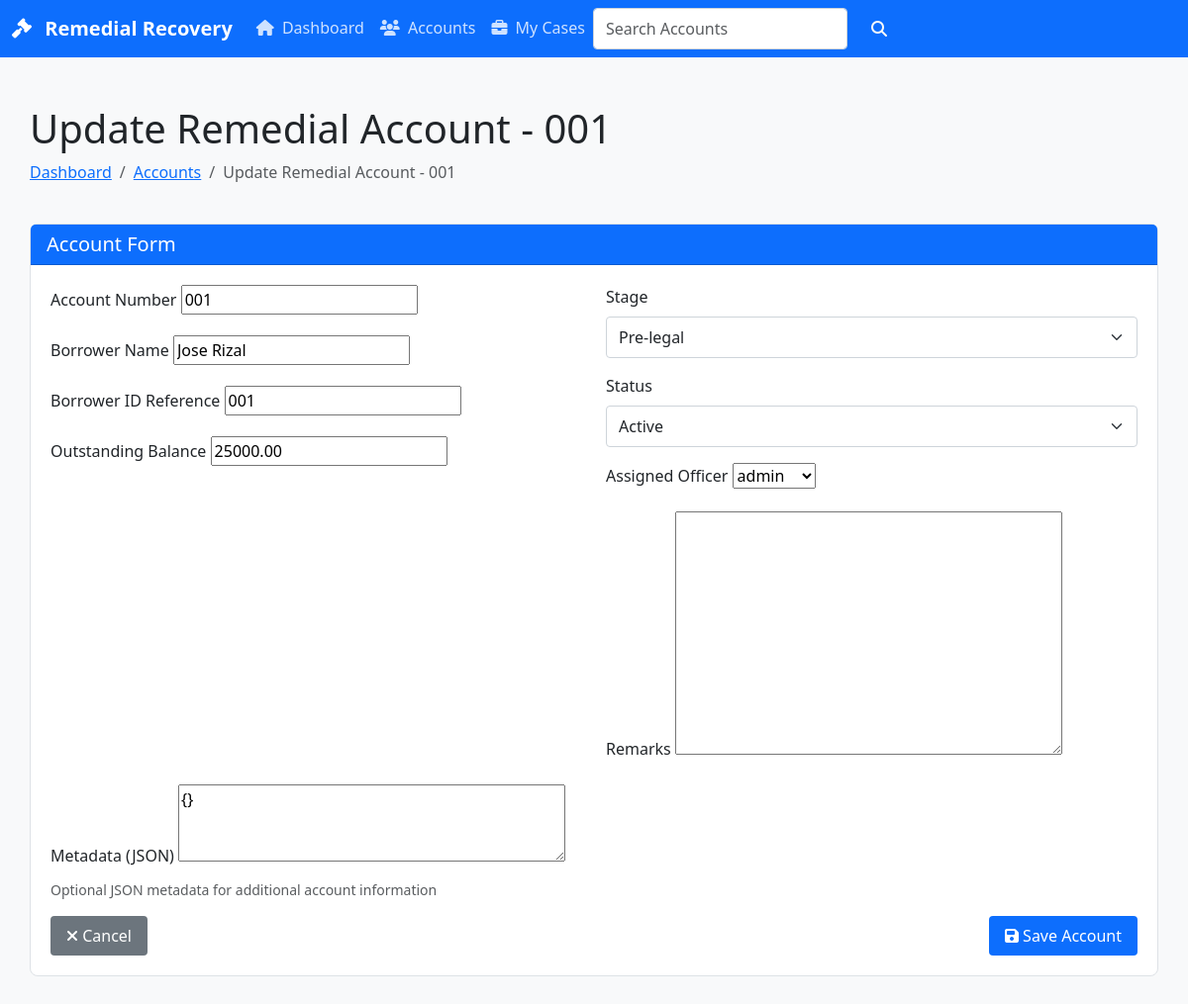
/remedial/accounts/a7403330-642c-4b9f-b8b4-d79a9cedd6c4/edit/, run on the app's committed database.
### apps/remedial/models.py (models this page shows, shortened)
class RemedialAccount(TenantAwareModel, TimeStampedModel):
    id = models.UUIDField(primary_key=True, default=uuid.uuid4, editable=False)
    loan_account_no = models.CharField(max_length=64, unique=True)
    borrower_name = models.CharField(max_length=255)
    borrower_id_ref = models.CharField(max_length=64, blank=True)
    outstanding_balance_ref = models.DecimalField(max_digits=14, decimal_places=2, null=True, blank=True)
    stage = models.CharField(max_length=20, choices=RemedialStage.choices, default=RemedialStage.PRE_LEGAL)
    status = models.CharField(max_length=20, choices=RemedialStatus.choices, default=RemedialStatus.ACTIVE)
    assigned_officer = models.ForeignKey(
        settings.AUTH_USER_MODEL,
        on_delete=models.PROTECT,
        null=True,
        blank=True,
        related_name="assigned_remedial_accounts",
    )
    closed_at = models.DateTimeField(null=True, blank=True)
    remarks = models.TextField(blank=True)
    metadata = models.JSONField(default=dict, blank=True)
    class Meta:
        indexes = [
            models.Index(fields=["stage", "status"]),
            models.Index(fields=["assigned_officer", "stage"]),
        ]

### apps/remedial/views.py (the view)
# urls.py: path("accounts/<uuid:pk>/edit/", views.AccountUpdateView.as_view(), name="account-update"),
class AccountUpdateView(UpdateView):
    model = models.RemedialAccount
    form_class = RemedialAccountForm
    template_name = 'remedial/account_form.html'
    success_url = reverse_lazy('remedial:remedialaccount-list')
    def get_queryset(self):
        return models.RemedialAccount.objects.filter(tenant=self.request.tenant)
    def get_context_data(self, **kwargs):
        context = super().get_context_data(**kwargs)
        context['title'] = f'Update Remedial Account - {self.object.loan_account_no}'
        context['active_page'] = 'accounts'
        return context

### templates/remedial/account_form.html (shortened to what this page needs)
{% extends "base.html" %}
{% block content %}
<div class="container py-4">
    <div class="row mb-4">
        <div class="col">
            <h1>{{ title }}</h1>
            <nav aria-label="breadcrumb">
                <ol class="breadcrumb">
                    <li class="breadcrumb-item"><a href="{% url 'remedial:dashboard' %}">Dashboard</a></li>
                    <li class="breadcrumb-item"><a href="{% url 'remedial:remedialaccount-list' %}">Accounts</a></li>
                    <li class="breadcrumb-item active" aria-current="page">{{ title }}</li>
                </ol>
            </nav>
        </div>
    </div>
    <div class="card">
        <div class="card-header bg-primary text-white">
            <h5 class="mb-0">Account Form</h5>
        </div>
        <div class="card-body">
            <form method="post" enctype="multipart/form-data">
                <div class="row">
                    <div class="col-md-6">
                        <div class="mb-3">
                            <label for="{{ form.loan_account_no.id_for_label }}" class="form-label">Account Number</label>
                            {{ form.loan_account_no }}
                        </div>
                        <div class="mb-3">
                            <label for="{{ form.borrower_name.id_for_label }}" class="form-label">Borrower Name</label>
                            {{ form.borrower_name }}
                        </div>
                        <div class="mb-3">
                            <label for="{{ form.borrower_id_ref.id_for_label }}" class="form-label">Borrower ID Reference</label>
                            {{ form.borrower_id_ref }}
                        </div>
                        <div class="mb-3">
                            <label for="{{ form.outstanding_balance_ref.id_for_label }}" class="form-label">Outstanding Balance</label>
                            {{ form.outstanding_balance_ref }}
                        </div>
                    </div>
                    <div class="col-md-6">
                        <div class="mb-3">
                            <label for="{{ form.stage.id_for_label }}" class="form-label">Stage</label>
                            {{ form.stage }}
                        </div>
                        <div class="mb-3">
                            <label for="{{ form.status.id_for_label }}" class="form-label">Status</label>
                            {{ form.status }}
                        </div>
                        <div class="mb-3">
                            <label for="{{ form.assigned_officer.id_for_label }}" class="form-label">Assigned Officer</label>
                            {{ form.assigned_officer }}
                        </div>
                        <div class="mb-3">
                            <label for="{{ form.remarks.id_for_label }}" class="form-label">Remarks</label>
                            {{ form.remarks }}
                        </div>
                    </div>
                </div>
                <div class="mb-3">
                    <label for="{{ form.metadata.id_for_label }}" class="form-label">Metadata (JSON)</label>
                    {{ form.metadata }}
                    <div class="form-text">Optional JSON metadata for additional account information</div>
                </div>
                <div class="d-flex justify-content-between">
                    <a href="{% url 'remedial:remedialaccount-list' %}" class="btn btn-secondary">
                        <i class="fas fa-times"></i> Cancel
                    </a>
                    <button type="submit" class="btn btn-primary">
                        <i class="fas fa-save"></i> Save Account
                    </button>
                </div>
            </form>
        </div>
    </div>
</div>
{% endblock %}

### templates/base.html (style rules this page uses)
.container { max-width: 1200px; margin: 0 auto; padding: 0 15px; }
.btn { padding: 8px 16px; border-radius: 4px; border: none; cursor: pointer; font-weight: 500; }
.btn-primary { background-color: #0d6efd; color: white; }
.card { border: 1px solid #dee2e6; border-radius: 8px; margin-bottom: 20px; }
.card-body { padding: 20px; }
.form-select { width: 100%; padding: 8px 12px; border: 1px solid #ced4da; border-radius: 4px; }

### data on the page
RemedialAccount: loan_account_no "001", borrower_name "Jose Rizal", borrower_id_ref "001", outstanding_balance_ref "25000.00", stage "Pre-legal", status "Active", assigned_officer "admin", metadata "{}"

### other printed values
{{ title }} "Update Remedial Account - 001"
